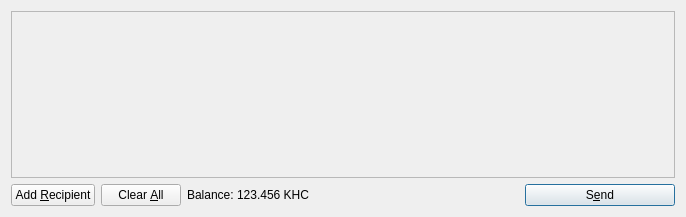
<?xml version="1.0" encoding="UTF-8"?>
<ui version="4.0">
 <class>SendCoinsDialog</class>
 <widget class="QDialog" name="SendCoinsDialog">
  <property name="geometry">
   <rect>
    <x>0</x>
    <y>0</y>
    <width>686</width>
    <height>217</height>
   </rect>
  </property>
  <property name="windowTitle">
   <string>Send Coins</string>
  </property>
  <layout class="QVBoxLayout" name="verticalLayout">
   <item>
    <widget class="QScrollArea" name="scrollArea">
     <property name="widgetResizable">
      <bool>true</bool>
     </property>
     <widget class="QWidget" name="scrollAreaWidgetContents">
      <property name="geometry">
       <rect>
        <x>0</x>
        <y>0</y>
        <width>666</width>
        <height>165</height>
       </rect>
      </property>
      <layout class="QVBoxLayout" name="verticalLayout_2">
       <property name="margin">
        <number>0</number>
       </property>
       <item>
        <layout class="QVBoxLayout" name="entries">
         <property name="spacing">
          <number>6</number>
         </property>
        </layout>
       </item>
       <item>
        <spacer name="verticalSpacer">
         <property name="orientation">
          <enum>Qt::Vertical</enum>
         </property>
         <property name="sizeHint" stdset="0">
          <size>
           <width>20</width>
           <height>40</height>
          </size>
         </property>
        </spacer>
       </item>
      </layout>
     </widget>
    </widget>
   </item>
   <item>
    <layout class="QHBoxLayout" name="horizontalLayout">
     <item>
      <widget class="QPushButton" name="addButton">
       <property name="toolTip">
        <string>Send to multiple recipients at once</string>
       </property>
       <property name="text">
        <string>Add &amp;Recipient</string>
       </property>
       <property name="icon">
        <iconset resource="../bitcoin.qrc">
         <normaloff>:/icons/add</normaloff>:/icons/add</iconset>
       </property>
       <property name="autoDefault">
        <bool>false</bool>
       </property>
      </widget>
     </item>
     <item>
      <widget class="QPushButton" name="clearButton">
       <property name="sizePolicy">
        <sizepolicy hsizetype="Minimum" vsizetype="Fixed">
         <horstretch>0</horstretch>
         <verstretch>0</verstretch>
        </sizepolicy>
       </property>
       <property name="toolTip">
        <string>Remove all transaction fields</string>
       </property>
       <property name="text">
        <string>Clear &amp;All</string>
       </property>
       <property name="icon">
        <iconset resource="../bitcoin.qrc">
         <normaloff>:/icons/remove</normaloff>:/icons/remove</iconset>
       </property>
       <property name="autoRepeatDelay">
        <number>300</number>
       </property>
       <property name="autoDefault">
        <bool>false</bool>
       </property>
      </widget>
     </item>
     <item>
      <layout class="QHBoxLayout" name="horizontalLayout_2">
       <property name="spacing">
        <number>3</number>
       </property>
       <item>
        <widget class="QLabel" name="label">
         <property name="text">
          <string>Balance:</string>
         </property>
        </widget>
       </item>
       <item>
        <widget class="QLabel" name="labelBalance">
         <property name="cursor">
          <cursorShape>IBeamCursor</cursorShape>
         </property>
         <property name="text">
          <string>123.456 KHC</string>
         </property>
         <property name="textInteractionFlags">
          <set>Qt::LinksAccessibleByMouse|Qt::TextSelectableByKeyboard|Qt::TextSelectableByMouse</set>
         </property>
        </widget>
       </item>
      </layout>
     </item>
     <item>
      <spacer name="horizontalSpacer">
       <property name="orientation">
        <enum>Qt::Horizontal</enum>
       </property>
       <property name="sizeHint" stdset="0">
        <size>
         <width>40</width>
         <height>20</height>
        </size>
       </property>
      </spacer>
     </item>
     <item>
      <widget class="QPushButton" name="sendButton">
       <property name="minimumSize">
        <size>
         <width>150</width>
         <height>0</height>
        </size>
       </property>
       <property name="toolTip">
        <string>Confirm the send action</string>
       </property>
       <property name="text">
        <string>S&amp;end</string>
       </property>
       <property name="icon">
        <iconset resource="../bitcoin.qrc">
         <normaloff>:/icons/send</normaloff>:/icons/send</iconset>
       </property>
       <property name="default">
        <bool>true</bool>
       </property>
      </widget>
     </item>
    </layout>
   </item>
  </layout>
 </widget>
 <resources>
  <include location="../bitcoin.qrc"/>
 </resources>
 <connections/>
</ui>
